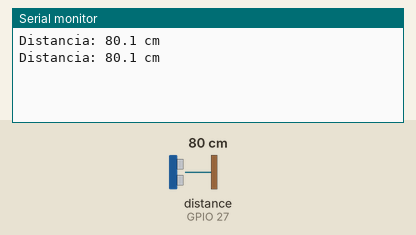
A sketch run on a simulated ESP32. On the bench: the last lines printed to the serial monitor. Wiring (inferred from the names in the program): ultrasonic range finder: trigger GPIO 26; echo GPIO 27. Inputs (shaded band) come from the test bench; at power-on: distance to the obstacle (sensor on GPIO 27) 80 cm. The echo pulse lasts 58.3 µs per cm.

Above: at 1.2 s.
1.3 s: distance to the obstacle (sensor on GPIO 27) set to 2 cm
At 1.8 s:
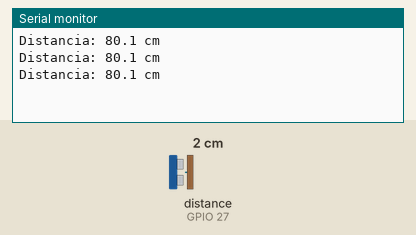
2.8 s: distance to the obstacle (sensor on GPIO 27) set to 4 cm
At 3.3 s:
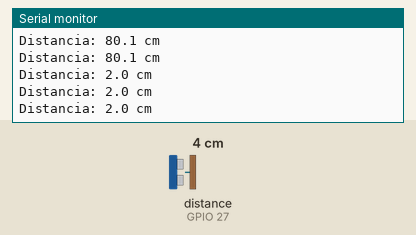
Timing chart, 0 to 5.8 s (numbered marks = the images above; inputs shaded):
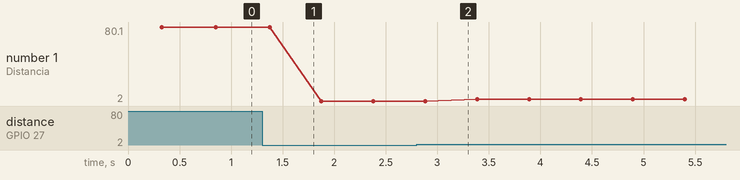

Measured:
- plotted number 1: 80.1 → 2 after the input at 1.3 s, 2 → 4 after the input at 2.8 s

The sketch:

04_distancia_robusta.ino
```cpp
/* 04_distancia_robusta
   HC-SR04 con ESP32, version fiable:
   - limite de espera (timeout) para no bloquearse sin eco,
   - descarta lecturas fuera de 2-400 cm,
   - mediana de 5 medidas (elimina valores locos),
   - compensacion por temperatura. */

// --- Elija UNA placa quitando las barras de su linea ---
#define PLACA_TDISPLAY
//#define PLACA_CYD
//#define PLACA_OLED

#if defined(PLACA_TDISPLAY)
  const int PIN_TRIG = 26;
  const int PIN_ECHO = 27;
#elif defined(PLACA_CYD)
  const int PIN_TRIG = 22;
  const int PIN_ECHO = 35;
#elif defined(PLACA_OLED)
  const int PIN_TRIG = 26;
  const int PIN_ECHO = 27;
#else
  #error "Elija una placa: PLACA_TDISPLAY, PLACA_CYD o PLACA_OLED"
#endif

const float TEMPERATURA_C = 20.0;            // ponga la temperatura ambiente
const unsigned long TIMEOUT_US = 30000UL;    // 30 ms ~ 5 m de ida y vuelta
const float DIST_MIN = 2.0;                  // cm: minimo del sensor
const float DIST_MAX = 400.0;                // cm: maximo del sensor
const int N_MUESTRAS = 5;                    // lecturas por medida

// Velocidad del sonido en cm por microsegundo:
// v = 331,3 + 0,606*T  (m/s)  y  1 m/s = 0,0001 cm/us
float velocidadCmUs() {
  return (331.3 + 0.606 * TEMPERATURA_C) * 0.0001;
}

// Una lectura. Devuelve la distancia en cm o -1 si no es valida.
float medirUnaVez() {
  digitalWrite(PIN_TRIG, LOW);
  delayMicroseconds(4);
  digitalWrite(PIN_TRIG, HIGH);
  delayMicroseconds(10);
  digitalWrite(PIN_TRIG, LOW);

  unsigned long t = pulseIn(PIN_ECHO, HIGH, TIMEOUT_US);   // 0 si no hay eco
  if (t == 0) return -1;
  float d = t * velocidadCmUs() / 2.0;
  if (d < DIST_MIN || d > DIST_MAX) return -1;
  return d;
}

// Mediana de N_MUESTRAS lecturas validas. Devuelve -1 si hay menos de 3.
float medirDistancia() {
  float v[N_MUESTRAS];
  int n = 0;
  for (int i = 0; i < N_MUESTRAS; i++) {
    float d = medirUnaVez();
    if (d > 0) v[n++] = d;
    delay(60);                               // el sensor pide >= 60 ms entre disparos
  }
  if (n < 3) return -1;
  for (int i = 1; i < n; i++) {              // ordenar de menor a mayor (insercion)
    float x = v[i];
    int j = i - 1;
    while (j >= 0 && v[j] > x) { v[j + 1] = v[j]; j--; }
    v[j + 1] = x;
  }
  return v[n / 2];                           // el valor del medio
}

void setup() {
  Serial.begin(115200);
  pinMode(PIN_TRIG, OUTPUT);
  pinMode(PIN_ECHO, INPUT);
  digitalWrite(PIN_TRIG, LOW);
}

void loop() {
  float d = medirDistancia();
  if (d < 0) {
    Serial.println("Sin eco valido (objeto fuera de rango o cableado incorrecto)");
  } else {
    Serial.print("Distancia: ");
    Serial.print(d, 1);                      // un decimal
    Serial.println(" cm");
  }
  delay(200);
}
```
